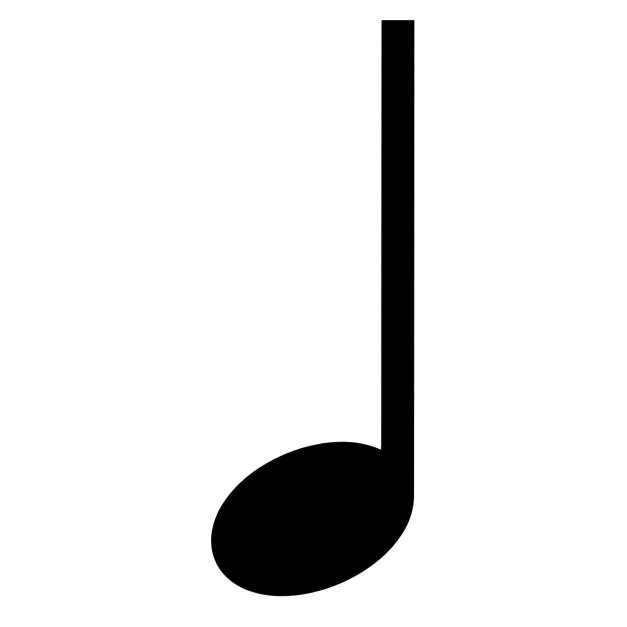
#> input picture deliverables/quarter-note-murmur/source/quarter-note-master.png, 1254 x 1254 px (shown at 1/2 size)
$ python -i build_quarter_note_bundle.py   (imports and definitions only)
#> lines starting #> are read from the running program, lines starting #| are printed output that depends on the picture
#!/usr/bin/env python3
"""Build a directly importable 64-frame Murmur quarter-note bundle.

The exact supplied quarter-note alpha silhouette is the identity master. Every
frame is a rigid rotation/translation of that silhouette at constant scale.
No frame squashes, stretches, shears, redraws, or morphs the note geometry.
"""

from __future__ import annotations

import hashlib
import json
import math
import shutil
import subprocess
from pathlib import Path

import numpy as np
from PIL import Image, ImageDraw, ImageFont


SOURCE_DIR = Path(__file__).resolve().parent
ROOT = SOURCE_DIR.parent
MASTER_PATH = SOURCE_DIR / "quarter-note-master.png"
SPEC_PATH = SOURCE_DIR / "motion-spec.json"
BUNDLE_DIR = ROOT / "quarter-note-01"
QA_DIR = ROOT / "qa"

TRACK_DIRS = {
    "flight": "flight",
    "approach": "01_landing_approach",
    "perch": "02_perch_settle_hold",
    "launch": "03_launch_flyoff",
}


def sha256(path: Path) -> str:
    return hashlib.sha256(path.read_bytes()).hexdigest()


# [134 lines left out: functions clean_source_alpha, prepared_base_mask, transform_mask, rgba_from_mask, font, composite and 1 more, not called in this run]


def alpha_check(frame_path: Path, destination: Path) -> None:
#> called with frame_path = 'quarter-note-master.png', destination = 'out.png'
    frame = Image.open(frame_path).convert("RGBA")
#> frame is the input picture: PIL image 1254x1254 RGBA; mean R, G, B, A 0, 0, 0, 24.6
    checker = Image.new("RGB", frame.size, (224, 228, 235))
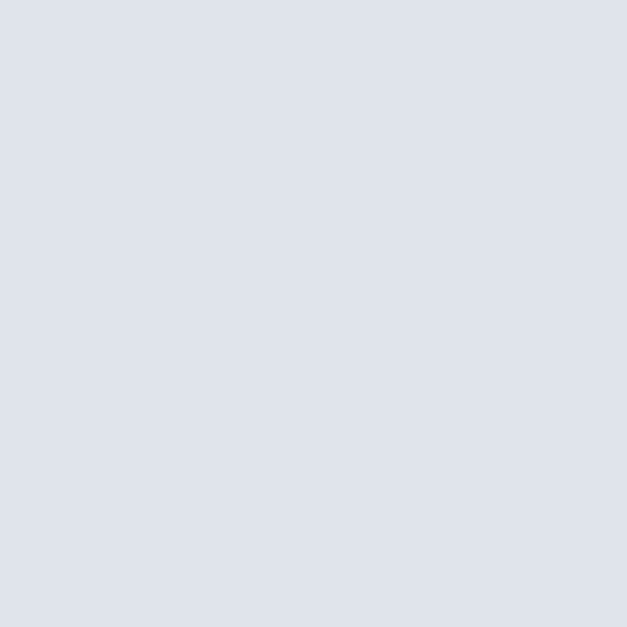
#> checker: PIL image 1254x1254 RGB (shown at 1/2 size); mean R, G, B 224, 228, 235
    checker_draw = ImageDraw.Draw(checker)
    block = 80
    for y in range(0, frame.height, block):
        for x in range(0, frame.width, block):
            if (x // block + y // block) % 2:
                checker_draw.rectangle((x, y, x + block, y + block), fill=(184, 191, 202))
    checker_rgba = checker.convert("RGBA")
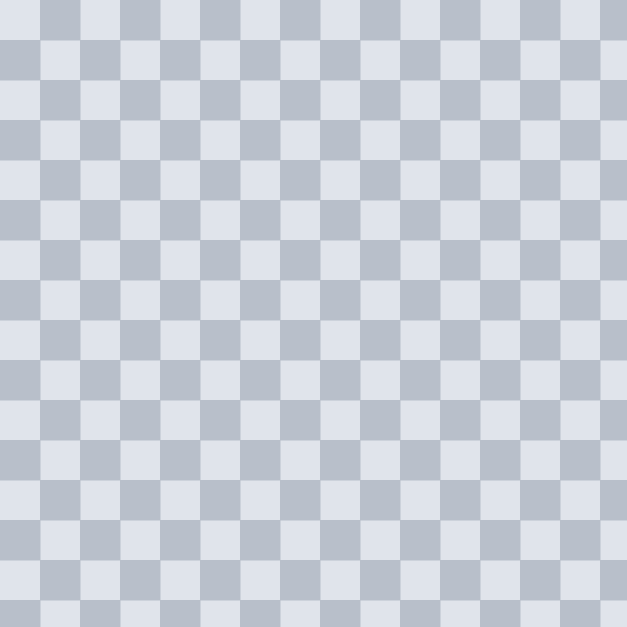
#> checker_rgba: PIL image 1254x1254 RGBA (shown at 1/2 size); mean R, G, B, A 203.5, 209.1, 218.1, 255
    checker_rgba.alpha_composite(frame)
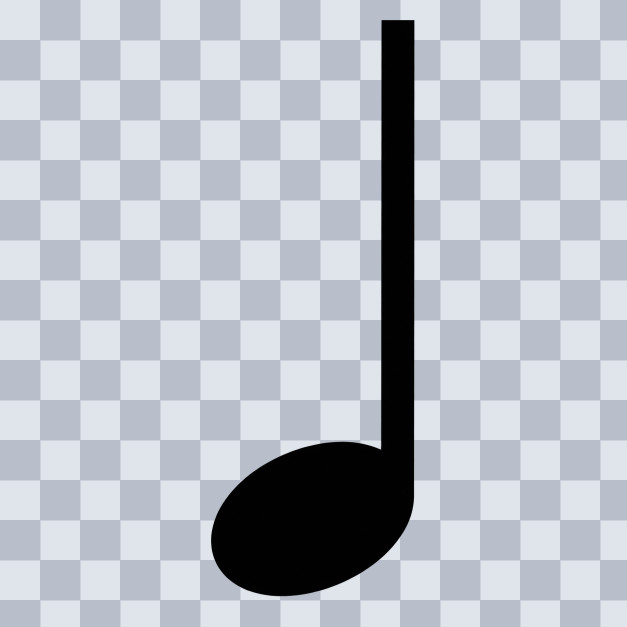
#> checker_rgba: PIL image 1254x1254 RGBA (shown at 1/2 size); mean R, G, B, A 183.9, 188.9, 197, 255
    alpha = frame.getchannel("A")
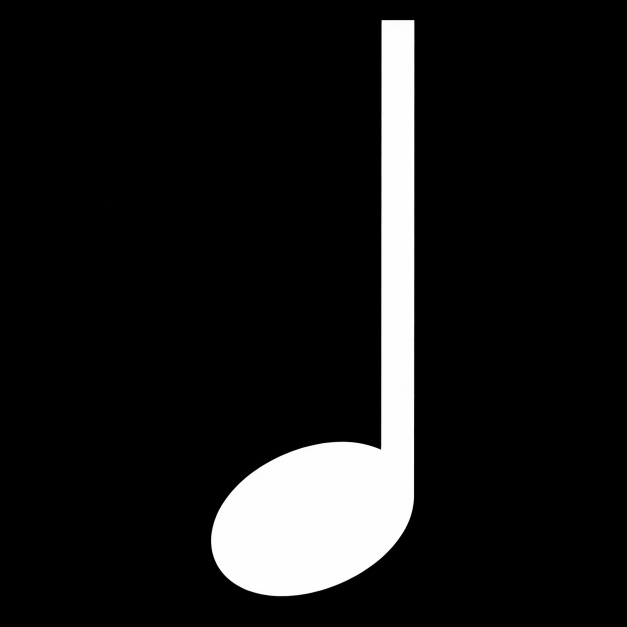
#> alpha: PIL image 1254x1254 L (shown at 1/2 size); min 0, max 255, mean 24.6
    alpha_rgb = Image.merge("RGB", (alpha, alpha, alpha))
    output = Image.new("RGB", (frame.width * 2, frame.height), (0, 0, 0))
#> output: PIL image 2508x1254 RGB; every value is 0
    output.paste(checker_rgba.convert("RGB"), (0, 0))
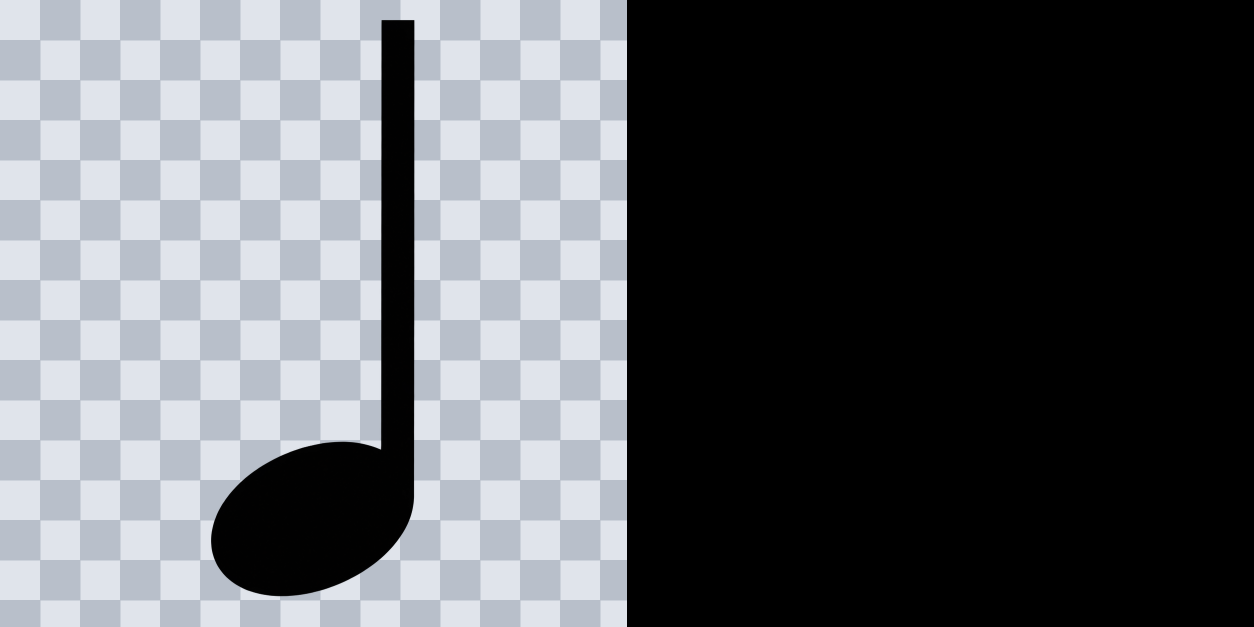
#> output: PIL image 2508x1254 RGB (shown at 1/2 size); mean R, G, B 91.9, 94.4, 98.5
    output.paste(alpha_rgb, (frame.width, 0))
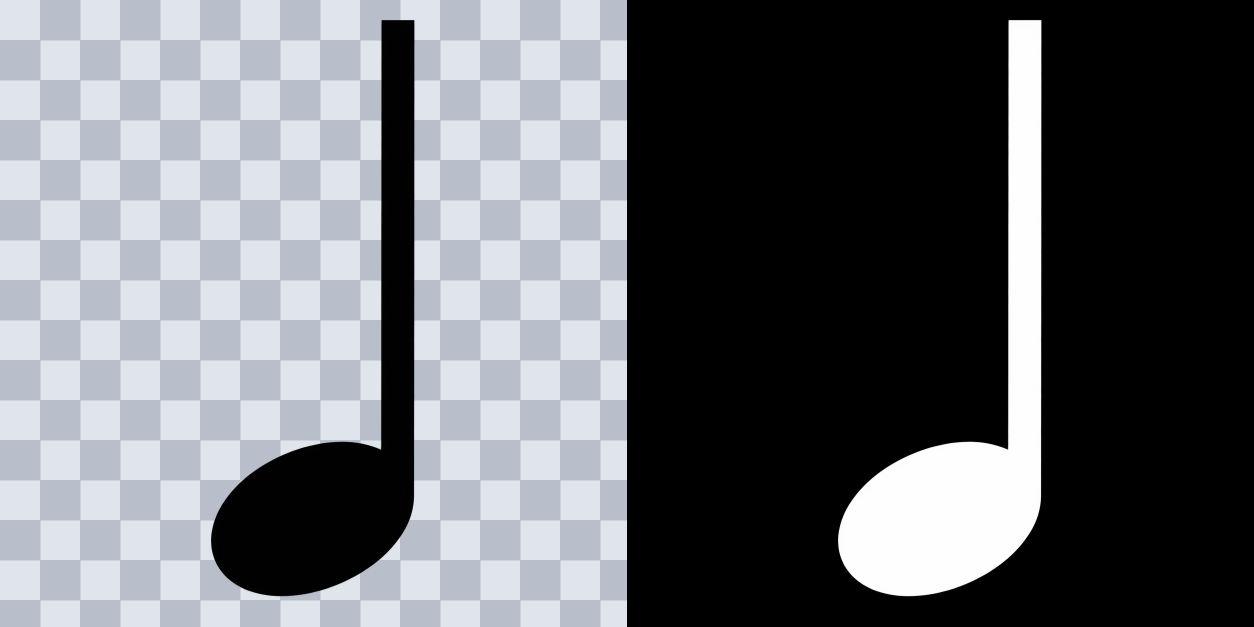
#> output: PIL image 2508x1254 RGB (shown at 1/2 size); mean R, G, B 104.2, 106.7, 110.8
    output.save(destination, optimize=True)


# [245 lines left out: functions native_background_check, validation_for_frame, silhouette_iou, create_zip, run_ffmpeg, main, not called in this run]


# [2 lines not run here, left out]

>>> result = alpha_check('quarter-note-master.png', 'out.png')
